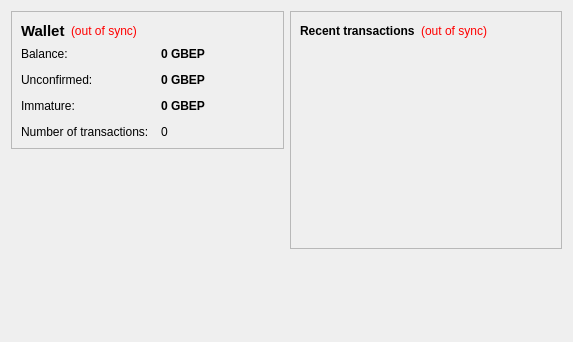
<?xml version="1.0" encoding="UTF-8"?>
<ui version="4.0">
 <class>OverviewPage</class>
 <widget class="QWidget" name="OverviewPage">
  <property name="geometry">
   <rect>
    <x>0</x>
    <y>0</y>
    <width>573</width>
    <height>342</height>
   </rect>
  </property>
  <property name="windowTitle">
   <string>Form</string>
  </property>
  <layout class="QHBoxLayout" name="horizontalLayout" stretch="1,1">
   <item>
    <layout class="QVBoxLayout" name="verticalLayout_2">
     <item>
      <widget class="QFrame" name="frame">
       <property name="frameShape">
        <enum>QFrame::StyledPanel</enum>
       </property>
       <property name="frameShadow">
        <enum>QFrame::Raised</enum>
       </property>
       <layout class="QVBoxLayout" name="verticalLayout_4">
        <item>
         <layout class="QHBoxLayout" name="horizontalLayout_4">
          <item>
           <widget class="QLabel" name="label_5">
            <property name="font">
             <font>
              <pointsize>11</pointsize>
              <weight>75</weight>
              <bold>true</bold>
             </font>
            </property>
            <property name="text">
             <string>Wallet</string>
            </property>
           </widget>
          </item>
          <item>
           <widget class="QLabel" name="labelWalletStatus">
            <property name="toolTip">
             <string>The displayed information may be out of date. Your wallet automatically synchronizes with the GbePound network after a connection is established, but this process has not completed yet.</string>
            </property>
            <property name="styleSheet">
             <string notr="true">QLabel { color: red; }</string>
            </property>
            <property name="text">
             <string notr="true">(out of sync)</string>
            </property>
            <property name="alignment">
             <set>Qt::AlignLeading|Qt::AlignLeft|Qt::AlignVCenter</set>
            </property>
           </widget>
          </item>
          <item>
           <spacer name="horizontalSpacer_2">
            <property name="orientation">
             <enum>Qt::Horizontal</enum>
            </property>
            <property name="sizeHint" stdset="0">
             <size>
              <width>40</width>
              <height>20</height>
             </size>
            </property>
           </spacer>
          </item>
         </layout>
        </item>
        <item>
         <layout class="QFormLayout" name="formLayout_2">
          <property name="fieldGrowthPolicy">
           <enum>QFormLayout::AllNonFixedFieldsGrow</enum>
          </property>
          <property name="horizontalSpacing">
           <number>12</number>
          </property>
          <property name="verticalSpacing">
           <number>12</number>
          </property>
          <item row="0" column="0">
           <widget class="QLabel" name="label">
            <property name="text">
             <string>Balance:</string>
            </property>
           </widget>
          </item>
          <item row="0" column="1">
           <widget class="QLabel" name="labelBalance">
            <property name="font">
             <font>
              <weight>75</weight>
              <bold>true</bold>
             </font>
            </property>
            <property name="cursor">
             <cursorShape>IBeamCursor</cursorShape>
            </property>
            <property name="toolTip">
             <string>Your current balance</string>
            </property>
            <property name="text">
             <string notr="true">0 GBEP</string>
            </property>
            <property name="textInteractionFlags">
             <set>Qt::LinksAccessibleByMouse|Qt::TextSelectableByKeyboard|Qt::TextSelectableByMouse</set>
            </property>
           </widget>
          </item>
          <item row="1" column="0">
           <widget class="QLabel" name="label_3">
            <property name="text">
             <string>Unconfirmed:</string>
            </property>
           </widget>
          </item>
          <item row="1" column="1">
           <widget class="QLabel" name="labelUnconfirmed">
            <property name="font">
             <font>
              <weight>75</weight>
              <bold>true</bold>
             </font>
            </property>
            <property name="cursor">
             <cursorShape>IBeamCursor</cursorShape>
            </property>
            <property name="toolTip">
             <string>Total of transactions that have yet to be confirmed, and do not yet count toward the current balance</string>
            </property>
            <property name="text">
             <string notr="true">0 GBEP</string>
            </property>
            <property name="textInteractionFlags">
             <set>Qt::LinksAccessibleByMouse|Qt::TextSelectableByKeyboard|Qt::TextSelectableByMouse</set>
            </property>
           </widget>
          </item>
          <item row="3" column="0">
           <widget class="QLabel" name="label_2">
            <property name="text">
             <string>Number of transactions:</string>
            </property>
           </widget>
          </item>
          <item row="3" column="1">
           <widget class="QLabel" name="labelNumTransactions">
            <property name="toolTip">
             <string>Total number of transactions in wallet</string>
            </property>
            <property name="text">
             <string notr="true">0</string>
            </property>
           </widget>
          </item>
          <item row="2" column="0">
           <widget class="QLabel" name="labelImmatureText">
            <property name="text">
             <string>Immature:</string>
            </property>
           </widget>
          </item>
          <item row="2" column="1">
           <widget class="QLabel" name="labelImmature">
            <property name="font">
             <font>
              <weight>75</weight>
              <bold>true</bold>
             </font>
            </property>
            <property name="toolTip">
             <string>Mined balance that has not yet matured</string>
            </property>
            <property name="text">
             <string notr="true">0 GBEP</string>
            </property>
            <property name="textInteractionFlags">
             <set>Qt::LinksAccessibleByMouse|Qt::TextSelectableByKeyboard|Qt::TextSelectableByMouse</set>
            </property>
           </widget>
          </item>
         </layout>
        </item>
       </layout>
      </widget>
     </item>
     <item>
      <spacer name="verticalSpacer">
       <property name="orientation">
        <enum>Qt::Vertical</enum>
       </property>
       <property name="sizeHint" stdset="0">
        <size>
         <width>20</width>
         <height>40</height>
        </size>
       </property>
      </spacer>
     </item>
    </layout>
   </item>
   <item>
    <layout class="QVBoxLayout" name="verticalLayout_3">
     <item>
      <widget class="QFrame" name="frame_2">
       <property name="frameShape">
        <enum>QFrame::StyledPanel</enum>
       </property>
       <property name="frameShadow">
        <enum>QFrame::Raised</enum>
       </property>
       <layout class="QVBoxLayout" name="verticalLayout">
        <item>
         <layout class="QHBoxLayout" name="horizontalLayout_2">
          <item>
           <widget class="QLabel" name="label_4">
            <property name="text">
             <string>&lt;b&gt;Recent transactions&lt;/b&gt;</string>
            </property>
           </widget>
          </item>
          <item>
           <widget class="QLabel" name="labelTransactionsStatus">
            <property name="toolTip">
             <string>The displayed information may be out of date. Your wallet automatically synchronizes with the GbePound network after a connection is established, but this process has not completed yet.</string>
            </property>
            <property name="styleSheet">
             <string notr="true">QLabel { color: red; }</string>
            </property>
            <property name="text">
             <string notr="true">(out of sync)</string>
            </property>
            <property name="alignment">
             <set>Qt::AlignRight|Qt::AlignTrailing|Qt::AlignVCenter</set>
            </property>
           </widget>
          </item>
          <item>
           <spacer name="horizontalSpacer">
            <property name="orientation">
             <enum>Qt::Horizontal</enum>
            </property>
            <property name="sizeHint" stdset="0">
             <size>
              <width>40</width>
              <height>20</height>
             </size>
            </property>
           </spacer>
          </item>
         </layout>
        </item>
        <item>
         <widget class="QListView" name="listTransactions">
          <property name="styleSheet">
           <string notr="true">QListView { background: transparent; }</string>
          </property>
          <property name="frameShape">
           <enum>QFrame::NoFrame</enum>
          </property>
          <property name="verticalScrollBarPolicy">
           <enum>Qt::ScrollBarAlwaysOff</enum>
          </property>
          <property name="horizontalScrollBarPolicy">
           <enum>Qt::ScrollBarAlwaysOff</enum>
          </property>
          <property name="selectionMode">
           <enum>QAbstractItemView::NoSelection</enum>
          </property>
         </widget>
        </item>
       </layout>
      </widget>
     </item>
     <item>
      <spacer name="verticalSpacer_2">
       <property name="orientation">
        <enum>Qt::Vertical</enum>
       </property>
       <property name="sizeHint" stdset="0">
        <size>
         <width>20</width>
         <height>40</height>
        </size>
       </property>
      </spacer>
     </item>
    </layout>
   </item>
  </layout>
 </widget>
 <resources/>
 <connections/>
</ui>
